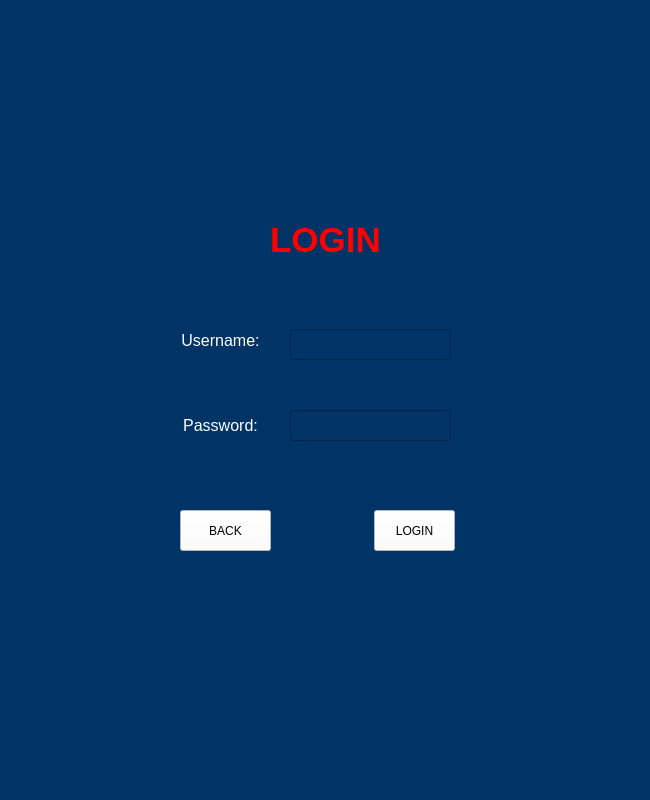
<?xml version="1.0" encoding="UTF-8"?>
<ui version="4.0">
 <class>Login_window1</class>
 <widget class="QMainWindow" name="Login_window1">
  <property name="geometry">
   <rect>
    <x>0</x>
    <y>0</y>
    <width>650</width>
    <height>800</height>
   </rect>
  </property>
  <property name="windowTitle">
   <string>MainWindow</string>
  </property>
  <property name="autoFillBackground">
   <bool>false</bool>
  </property>
  <property name="styleSheet">
   <string notr="true">background-color:#003366;</string>
  </property>
  <widget class="QWidget" name="centralwidget">
   <widget class="QLabel" name="label">
    <property name="geometry">
     <rect>
      <x>160</x>
      <y>320</y>
      <width>121</width>
      <height>41</height>
     </rect>
    </property>
    <property name="styleSheet">
     <string notr="true">font-color:#fcfcfc;</string>
    </property>
    <property name="text">
     <string>&lt;html&gt;&lt;head/&gt;&lt;body&gt;&lt;p align=&quot;center&quot;&gt;&lt;span style=&quot; font-size:12pt; color:#ffffff;&quot;&gt;Username:&lt;/span&gt;&lt;/p&gt;&lt;/body&gt;&lt;/html&gt;</string>
    </property>
   </widget>
   <widget class="QLabel" name="label_2">
    <property name="geometry">
     <rect>
      <x>160</x>
      <y>400</y>
      <width>121</width>
      <height>51</height>
     </rect>
    </property>
    <property name="text">
     <string>&lt;html&gt;&lt;head/&gt;&lt;body&gt;&lt;p align=&quot;center&quot;&gt;&lt;span style=&quot; font-size:12pt; color:#ffffff;&quot;&gt;Password:&lt;/span&gt;&lt;/p&gt;&lt;/body&gt;&lt;/html&gt;</string>
    </property>
   </widget>
   <widget class="QPushButton" name="login_button1">
    <property name="geometry">
     <rect>
      <x>374</x>
      <y>510</y>
      <width>81</width>
      <height>41</height>
     </rect>
    </property>
    <property name="styleSheet">
     <string notr="true">background-color:white;</string>
    </property>
    <property name="text">
     <string>LOGIN</string>
    </property>
    <property name="icon">
     <iconset>
      <normaloff>user.png</normaloff>user.png</iconset>
    </property>
   </widget>
   <widget class="QLabel" name="label_4">
    <property name="geometry">
     <rect>
      <x>170</x>
      <y>210</y>
      <width>311</width>
      <height>61</height>
     </rect>
    </property>
    <property name="text">
     <string>&lt;html&gt;&lt;head/&gt;&lt;body&gt;&lt;p align=&quot;center&quot;&gt;&lt;span style=&quot; font-size:26pt; font-weight:600; color:#ff0000;&quot;&gt;LOGIN&lt;/span&gt;&lt;/p&gt;&lt;/body&gt;&lt;/html&gt;</string>
    </property>
   </widget>
   <widget class="QPushButton" name="back_button1">
    <property name="geometry">
     <rect>
      <x>180</x>
      <y>510</y>
      <width>91</width>
      <height>41</height>
     </rect>
    </property>
    <property name="styleSheet">
     <string notr="true">background-color:white;</string>
    </property>
    <property name="text">
     <string>BACK</string>
    </property>
    <property name="icon">
     <iconset>
      <normaloff>back-button.png</normaloff>back-button.png</iconset>
    </property>
   </widget>
   <widget class="QLabel" name="label_3">
    <property name="geometry">
     <rect>
      <x>270</x>
      <y>110</y>
      <width>91</width>
      <height>61</height>
     </rect>
    </property>
    <property name="text">
     <string/>
    </property>
    <property name="pixmap">
     <pixmap>shared-vision.png</pixmap>
    </property>
    <property name="scaledContents">
     <bool>true</bool>
    </property>
   </widget>
   <widget class="QLabel" name="label_5">
    <property name="geometry">
     <rect>
      <x>180</x>
      <y>220</y>
      <width>61</width>
      <height>61</height>
     </rect>
    </property>
    <property name="text">
     <string/>
    </property>
    <property name="pixmap">
     <pixmap>login.png</pixmap>
    </property>
    <property name="scaledContents">
     <bool>true</bool>
    </property>
   </widget>
   <widget class="QLineEdit" name="username_input">
    <property name="geometry">
     <rect>
      <x>290</x>
      <y>329</y>
      <width>161</width>
      <height>31</height>
     </rect>
    </property>
    <property name="styleSheet">
     <string notr="true">font-size:12pt;color: rgb(0, 0, 0);background-color:&quot;white&quot;;
</string>
    </property>
   </widget>
   <widget class="QLineEdit" name="password_input">
    <property name="geometry">
     <rect>
      <x>290</x>
      <y>410</y>
      <width>161</width>
      <height>31</height>
     </rect>
    </property>
    <property name="styleSheet">
     <string notr="true">font-size:12pt;color: rgb(0, 0, 0);background-color:&quot;white&quot;;</string>
    </property>
   </widget>
  </widget>
  <widget class="QMenuBar" name="menubar">
   <property name="geometry">
    <rect>
     <x>0</x>
     <y>0</y>
     <width>650</width>
     <height>22</height>
    </rect>
   </property>
  </widget>
  <widget class="QStatusBar" name="statusbar"/>
 </widget>
 <resources/>
 <connections/>
</ui>
